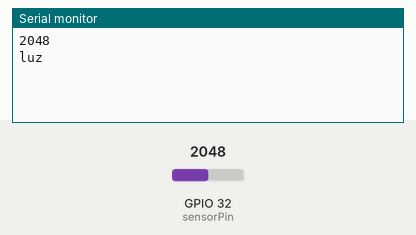
Recording of a sketch running on a simulated ESP32. Parts: the last lines printed to the serial monitor. Inputs (shaded band) come from the test bench; at power-on: GPIO 32 (sensorPin) = 2048.

Above: at 1.2 s.
1.3 s: GPIO 32 (sensorPin) set to 1953
At 2.9 s:
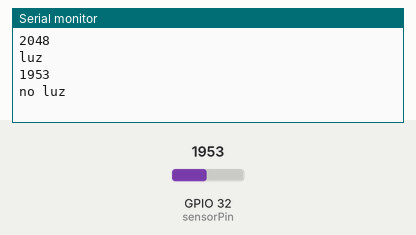
5.5 s: GPIO 32 (sensorPin) set to 2047
At 7.2 s:
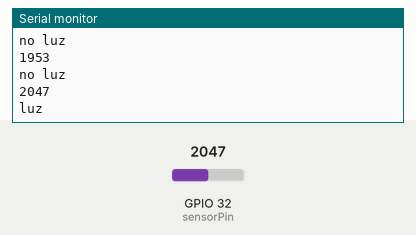
Timing chart, 0 to 8.7 s (numbered marks = the images above; inputs shaded):
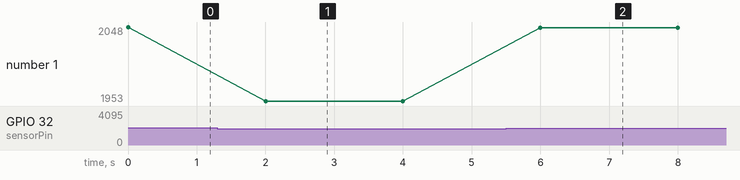

The sketch:

PHOTORESISTOR.ino
```cpp
/*
  SparkFun Inventor's Kit
  Example sketch 07

  PHOTORESISTOR

  Read a photoresistor (light sensor) to detect "darkness" and turn on an LED when it
  is "dark" and turn back off again when it is "bright.

  This sketch was written by SparkFun Electronics,
  with lots of help from the Arduino community.
  This code is completely free for any use.
  Visit http://learn.sparkfun.com/products/2 for SIK information.
  Visit http://www.arduino.cc to learn about the Arduino.
*/


// As usual, we'll create constants to name the pins we're using.
// This will make it easier to follow the code below.

const int sensorPin = 32;

// We'll also set up some global variables for the light level a calibration value and
//and a raw light value
int lightCal;
int lightVal;


void setup()
{
   Serial.begin(115200);
  // We'll set up the LED pin to be an output.
  lightCal = analogRead(sensorPin);
  //we will take a single reading from the light sensor and store it in the lightCal
  //variable. This will give us a prelinary value to compare against in the loop
}


void loop()
{
  //Take a reading using analogRead() on sensor pin and store it in lightVal
  lightVal = analogRead(sensorPin);


  //if lightVal is less than our initial reading (lightCal) minus 50 it is dark and
  //turn pin 9 HIGH. The (-50) part of the statement sets the sensitivity. The smaller
  //the number the more sensitive the circuit will be to variances in light.
  Serial.println(lightVal);
  if (lightVal < lightCal - 50)
  {
    Serial.println("no luz");
  }

  //else, it is bright, turn pin 9 LOW
  else
  {
    Serial.println("luz");
  }
delay(2000);
}
```

Measured:
- the behaviour switches between 1998 and 1997 on GPIO 32 (sensorPin) (found by bisection; images 0 and 1)
- after the input at 1.3 s, the serial monitor: prints a new line after 0.70 s (image 1)
- after the input at 5.5 s, the serial monitor: prints a new line after 0.50 s (image 2)
- plotted number 1: 2048 → 1953 after the input at 1.3 s, 1953 → 2047 after the input at 5.5 s
